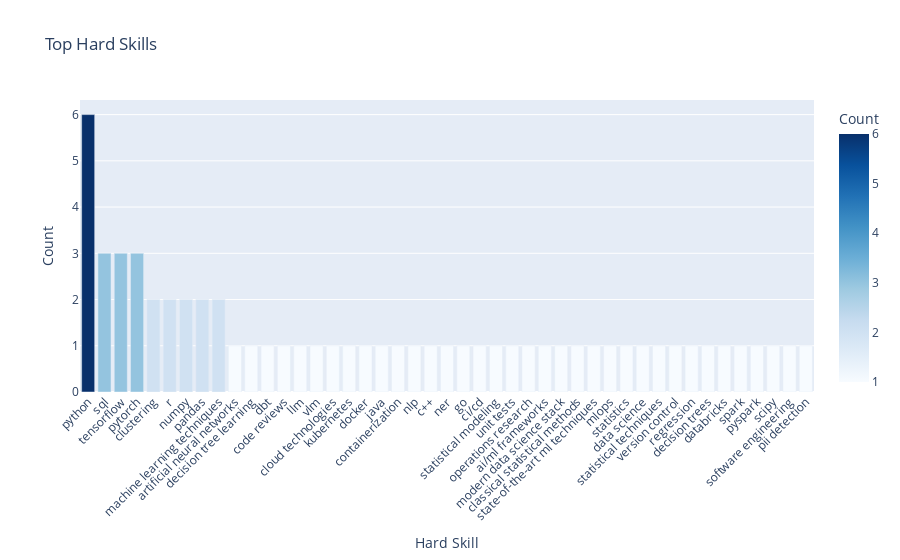
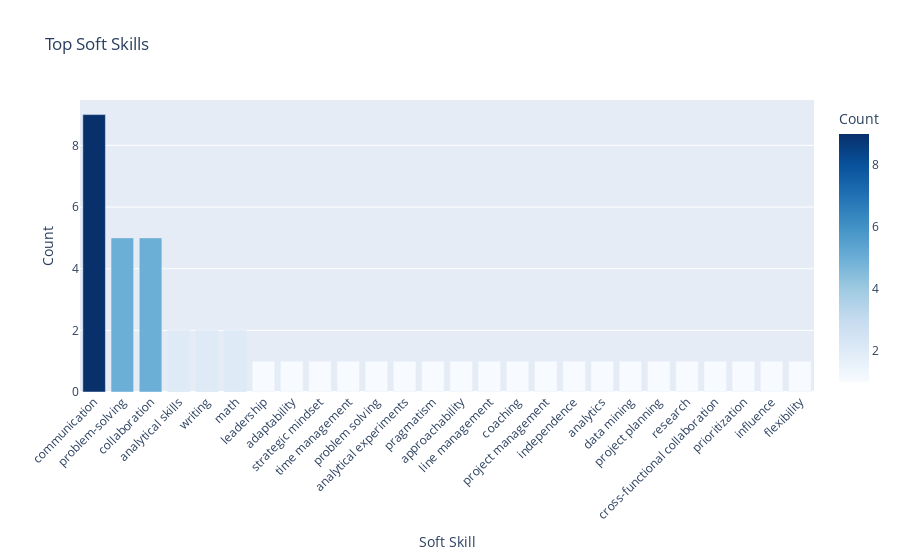

Write notebook code for charts like these, in order.
### Code cell
# Visualization with Plotly.
df_hard_sorted = df_hard.sort_values("Frequency", ascending=False)
df_soft_sorted = df_soft.sort_values("Frequency", ascending=False)

fig_hard = px.bar(
    df_hard_sorted,
    x="Skill",
    y="Frequency",
    title="Top Hard Skills",
    labels={"Skill": "Hard Skill", "Frequency": "Count"},
    color="Frequency",
    color_continuous_scale="Blues"
)
fig_hard.update_layout(xaxis_tickangle=-45)
fig_hard.show()

fig_soft = px.bar(
    df_soft_sorted,
    x="Skill",
    y="Frequency",
    title="Top Soft Skills",
    labels={"Skill": "Soft Skill", "Frequency": "Count"},
    color="Frequency",
    color_continuous_scale="Blues"
)
fig_soft.update_layout(xaxis_tickangle=-45)
fig_soft.show()

### Figure 1 — Plotly figure (JSON) as saved in the notebook; plotly's stock layout.template omitted (floating-point values rounded to 4 significant figures)
{"data": [{"hovertemplate": "Hard Skill=%{x}<br>Count=%{marker.color}<extra></extra>", "legendgroup": "", "marker": {"color": [6, 3, 3, 3, 2, 2, 2, 2, 2, 1, 1, 1, 1, 1, 1, 1, 1, 1, 1, 1, 1, 1, 1, 1, 1, 1, 1, 1, 1, 1, 1, 1, 1, 1, 1, 1, 1, 1, 1, 1, 1, 1, 1, 1, 1], "coloraxis": "coloraxis", "pattern": {"shape": ""}}, "name": "", "orientation": "v", "showlegend": false, "textposition": "auto", "type": "bar", "x": ["python", "sql", "tensorflow", "pytorch", "clustering", "r", "numpy", "pandas", "machine learning techniques", "artificial neural networks", "decision tree learning", "dbt", "code reviews", "llm", "vlm", "cloud technologies", "kubernetes", "docker", "java", "containerization", "nlp", "c++", "ner", "go", "ci/cd", "statistical modeling", "unit tests", "operations research", "ai/ml frameworks", "modern data science stack", "classical statistical methods", "state-of-the-art ml techniques", "mlops", "statistics", "data science", "statistical techniques", "version control", "regression", "decision trees", "databricks", "spark", "pyspark", "scipy", "software engineering", "pii detection"], "xaxis": "x", "y": [6, 3, 3, 3, 2, 2, 2, 2, 2, 1, 1, 1, 1, 1, 1, 1, 1, 1, 1, 1, 1, 1, 1, 1, 1, 1, 1, 1, 1, 1, 1, 1, 1, 1, 1, 1, 1, 1, 1, 1, 1, 1, 1, 1, 1], "yaxis": "y"}], "layout": {"barmode": "relative", "coloraxis": {"colorbar": {"title": {"text": "Count"}}, "colorscale": [[0, "rgb(247,251,255)"], [0.125, "rgb(222,235,247)"], [0.25, "rgb(198,219,239)"], [0.375, "rgb(158,202,225)"], [0.5, "rgb(107,174,214)"], [0.625, "rgb(66,146,198)"], [0.75, "rgb(33,113,181)"], [0.875, "rgb(8,81,156)"], [1, "rgb(8,48,107)"]]}, "legend": {"tracegroupgap": 0}, "title": {"text": "Top Hard Skills"}, "xaxis": {"anchor": "y", "domain": [0, 1], "tickangle": -45, "title": {"text": "Hard Skill"}}, "yaxis": {"anchor": "x", "domain": [0, 1], "title": {"text": "Count"}}}}

### Figure 2 — Plotly figure (JSON) as saved in the notebook; plotly's stock layout.template omitted (floating-point values rounded to 4 significant figures)
{"data": [{"hovertemplate": "Soft Skill=%{x}<br>Count=%{marker.color}<extra></extra>", "legendgroup": "", "marker": {"color": [9, 5, 5, 2, 2, 2, 1, 1, 1, 1, 1, 1, 1, 1, 1, 1, 1, 1, 1, 1, 1, 1, 1, 1, 1, 1], "coloraxis": "coloraxis", "pattern": {"shape": ""}}, "name": "", "orientation": "v", "showlegend": false, "textposition": "auto", "type": "bar", "x": ["communication", "problem-solving", "collaboration", "analytical skills", "writing", "math", "leadership", "adaptability", "strategic mindset", "time management", "problem solving", "analytical experiments", "pragmatism", "approachability", "line management", "coaching", "project management", "independence", "analytics", "data mining", "project planning", "research", "cross-functional collaboration", "prioritization", "influence", "flexibility"], "xaxis": "x", "y": [9, 5, 5, 2, 2, 2, 1, 1, 1, 1, 1, 1, 1, 1, 1, 1, 1, 1, 1, 1, 1, 1, 1, 1, 1, 1], "yaxis": "y"}], "layout": {"barmode": "relative", "coloraxis": {"colorbar": {"title": {"text": "Count"}}, "colorscale": [[0, "rgb(247,251,255)"], [0.125, "rgb(222,235,247)"], [0.25, "rgb(198,219,239)"], [0.375, "rgb(158,202,225)"], [0.5, "rgb(107,174,214)"], [0.625, "rgb(66,146,198)"], [0.75, "rgb(33,113,181)"], [0.875, "rgb(8,81,156)"], [1, "rgb(8,48,107)"]]}, "legend": {"tracegroupgap": 0}, "title": {"text": "Top Soft Skills"}, "xaxis": {"anchor": "y", "domain": [0, 1], "tickangle": -45, "title": {"text": "Soft Skill"}}, "yaxis": {"anchor": "x", "domain": [0, 1], "title": {"text": "Count"}}}}
